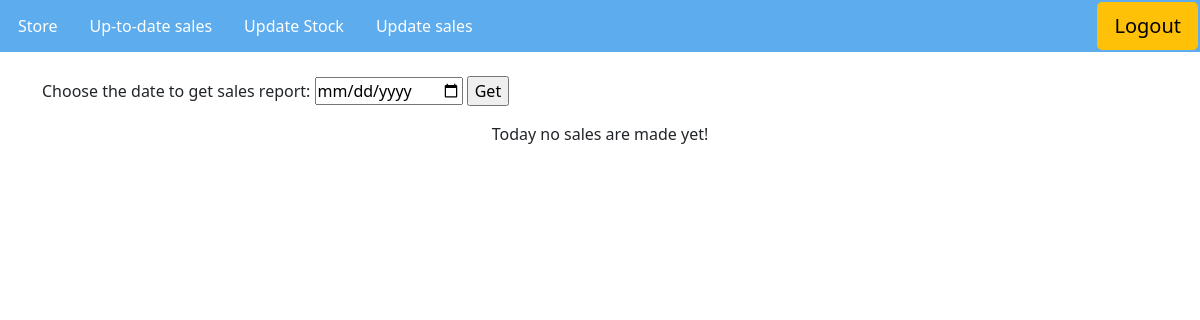
The page /sale/ (signed in) on the database as committed earlier.
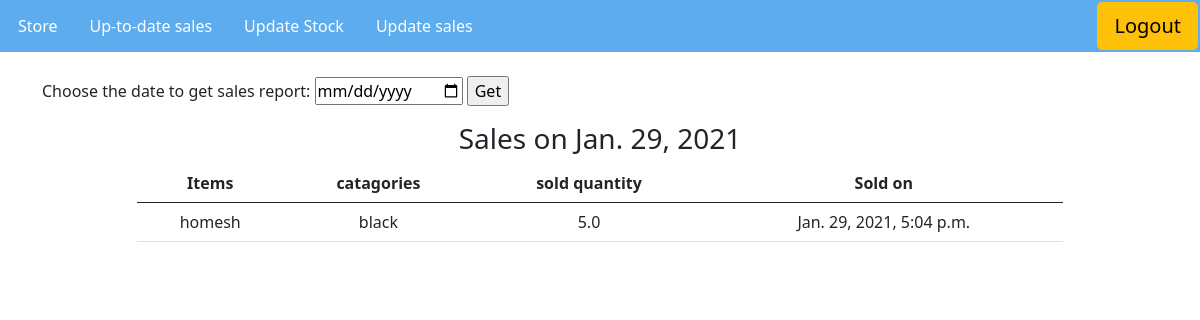
The same page on the database as committed later.
### store/models.py (models this page shows, shortened)
class Sale(models.Model):
    item = models.ForeignKey(AddStore, on_delete=models.SET_NULL, null=True)
    soldquantity = models.FloatField(validators=[MinValueValidator(0.0)])
    created_at = models.DateTimeField(auto_now_add=True)

class AddStore(models.Model):
    item = models.OneToOneField(Store, on_delete=models.CASCADE, primary_key=True)
    quantityNo = models.FloatField(validators=[MinValueValidator(0.0)])
    quantityUnit = models.CharField(max_length=6, choices=unit_choices, default='green')
    costPrice = models.FloatField(validators=[MinValueValidator(0.0)])
    sellingPrice = models.FloatField(validators=[MinValueValidator(0.0)])
    def __str__(self):
        return str(self.item)

class Store(models.Model):
    catagories = models.CharField(max_length=6, choices=catagories_choices, default='green')
    item_name = models.CharField(max_length = 50, primary_key=True)
    def __str__(self):
        return self.item_name

### store/views.py (the view, shortened to what this page needs)
# urls.py: path('sale/', views.sale, name = 'sale' ),
@login_required
def sale(request):
    if request.user.is_superuser:
        admin =  True
    else:
        admin = False
    if request.method == 'GET':
        cdate = datetime.datetime.now().date()
        s = Sale.objects.filter(created_at__date=cdate, soldquantity__gte=0)
        r = Sale.objects.filter(created_at__date=cdate, soldquantity__lte=0)
        if(list(s) == []):
            if(list(r) == []):
                return render(request, 'store/sale.html',{'sale': s, 'temp':True, 'msg':'Today no sales are made yet!', 'admin':admin, 'return':r })
            else:
                return render(request, 'store/sale.html',{'sale': s, 'temp':True, 'msg':'Today no sales are made only products returned!', 'admin':admin, 'return':r })
        else:
            if(list(r)==[]):
                return render(request, 'store/sale.html',{'sale': s, 'temp':False, 'cdate': cdate, 'admin':admin, 'return':False})
            else:
                return render(request, 'store/sale.html',{'sale': s, 'temp':False, 'cdate': cdate, 'admin':admin, 'return':r})

### store/templates/store/sale.html (shortened to what this page needs)
{% if admin %}
    {% include "store/baseadmin.html" %}
{% else %}
    {% include  "store/base.html" %}
{% endif %}
{% load event_tags %}
{% block content %}
<div class="container" style="margin-top: 2%;">
    <form action="/sale/" method="post">
        <label for="cdate">Choose the date to get sales report: </label>
        <input type="date" name="cdate" id="cdate">
        <input type="submit" value="Get">
    </form>
    <div class="row">
        <div class="col-10 offset-1">
            {% if temp %}
                <div style="text-align: center;">
                    {{msg}}
                </div>
            {% else %}
                <h3 style="text-align: center;">Sales on {{cdate}}</h3>
                <table class="table" style="text-align: center;">
                    <thead>
                        <tr>
                        <th scope="col">Items</th>
                        <th scope="col">catagories</th>
                        <th scope="col">sold quantity</th>
                        <th scope="col">Sold on</th>
                        </tr>
                    </thead>
                    <tbody>
                        {% for i in sale %}
                            {% if i.soldquantity > 0  %}
                                <tr id="{{i.item}}">
                                    <td>{{i.item}}</td>
                                    <td>{{i.item.item.catagories}}</td>
                                    <td>{{i.soldquantity}}</td>
                                    <td>{{i.created_at}}</td>
                                </tr>
                            {% endif %}
                        {% endfor %}
                    </tbody>
                </table>
            {% endif %}
        </div>
    </div>
</div>
{% endblock content %}

Rows that differ between the two databases and show on the page:
added Sale: created_at "Jan. 29, 2021", item "homesh", item.item.catagories "black", soldquantity "5.0", created_at "Jan. 29, 2021, 5:04 p.m."
Other text that changed with them:
{{ msg }}: "Today no sales are made yet!" → (not shown)
text now shown: "Sales on Items catagories sold quantity Sold on"
